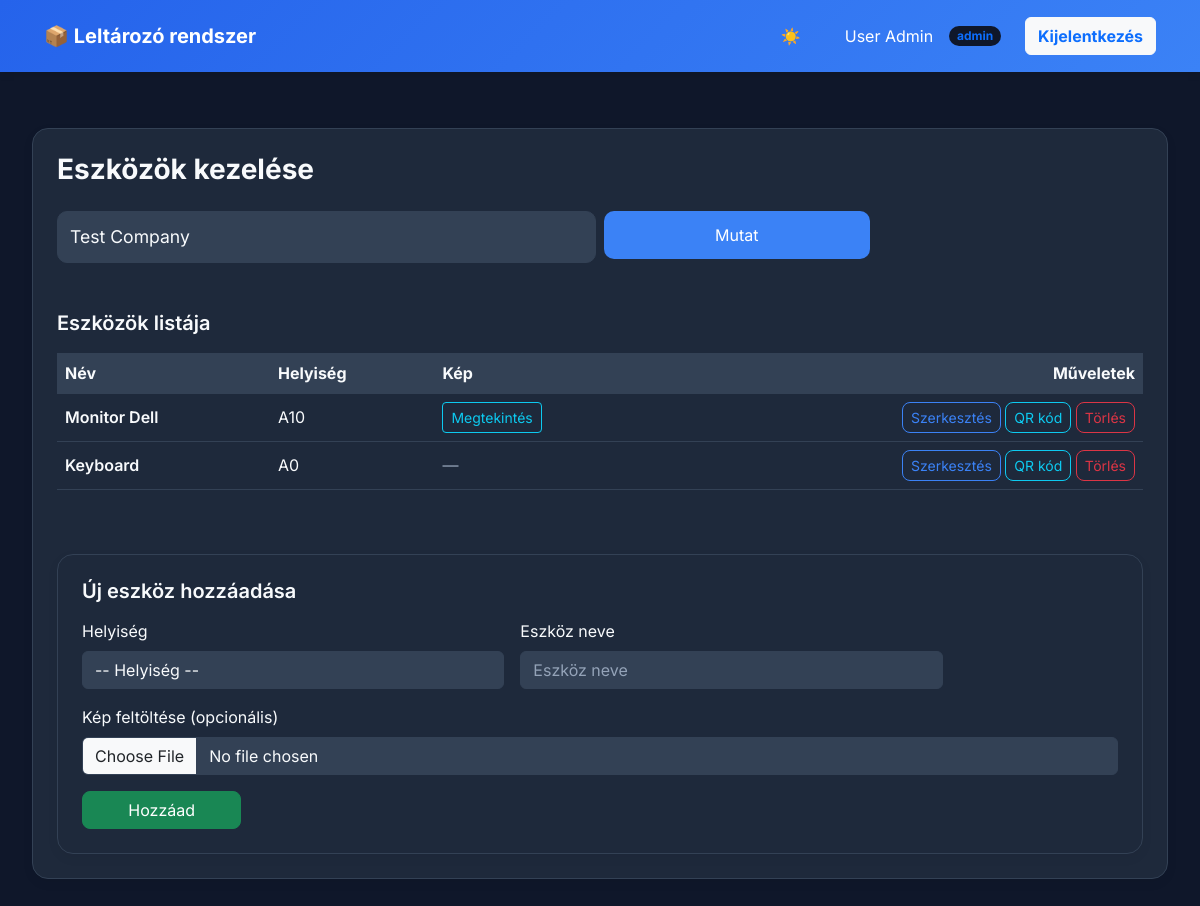
Screenshot of /public/worker/items.php?company_id=1 (signed in) with the database file from the repository.
### tables this page shows
CREATE TABLE `items` (
  `id` int(11) NOT NULL,
  `room_id` int(11) NOT NULL,
  `name` varchar(255) NOT NULL,
  `qr_code` varchar(255) NOT NULL,
  `image` varchar(255) DEFAULT NULL
);

CREATE TABLE `rooms` (
  `id` int(11) NOT NULL,
  `company_id` int(11) NOT NULL,
  `name` varchar(255) NOT NULL
);

### app/core/Model.php (called while the page is built, shortened)
<?php
class Model {
    public function __construct(PDO $pdo) {
        $this->pdo = $pdo;
    }
}

### app/models/Company.php (called while the page is built, shortened)
<?php
require_once __DIR__ . '/../core/Model.php';
class Company extends Model {
    public function all(): array {
        $stmt = $this->pdo->query("SELECT * FROM companies ORDER BY created_at DESC");
        return $stmt->fetchAll();
    }
}

### app/models/Item.php (called while the page is built, shortened)
<?php
require_once __DIR__ . '/../core/Model.php';
class Item extends Model {
    public function getByCompany(int $companyId) {
        $stmt = $this->pdo->prepare("SELECT i.* FROM items i JOIN rooms r ON i.room_id = r.id WHERE r.company_id = ?");
        $stmt->execute([$companyId]);
        return $stmt->fetchAll();
    }
}

### app/models/Room.php (called while the page is built, shortened)
<?php
require_once __DIR__ . '/../core/Model.php';
class Room extends Model {
    public function findById(int $id) {
        $stmt = $this->pdo->prepare("SELECT * FROM rooms WHERE id = ?");
        $stmt->execute([$id]);
        return $stmt->fetch();
    }
}

### public/worker/items.php (the view, shortened to what this page needs)
<?php
require_once __DIR__ . '/../../app/models/Item.php';
require_once __DIR__ . '/../../app/models/Room.php';
require_once __DIR__ . '/../../app/models/Company.php';
function get_web_path(?string $stored): string {
    if (empty($stored)) return '';
    $s = trim($stored);
    if (preg_match('/^qr_.*\.png$/i', $s) || stripos($s, 'qr/') !== false || stripos($s, 'qr\\\\') !== false) {
        return '/uploads/qr/' . basename($s);
    }
    if (preg_match('/^item_.*\.(jpg|jpeg|png)$/i', $s) || stripos($s, 'items/') !== false || stripos($s, 'items\\\\') !== false) {
        return '/uploads/items/' . basename($s);
    }
    return $stored;
}
$db = (new Database())->getConnection();
$itemModel = new Item($db);
$roomModel = new Room($db);
$companyModel = new Company($db);
$action = $_GET['action'] ?? null;
$companyId = $_GET['company_id'] ?? null;
$companies = $companyModel->all();
$rooms = $companyId ? $roomModel->getByCompany((int)$companyId) : [];
$items = $companyId ? $itemModel->getByCompany((int)$companyId) : [];
?>
<!doctype html>
<html lang="hu">
<head>
    <link rel="stylesheet" href="https://cdn.jsdelivr.net/npm/bootstrap@5.3.2/dist/css/bootstrap.min.css">
    <link rel="stylesheet" href="../css/global-theme.css">
    <link rel="stylesheet" href="../css/items.css">
</head>
<body>
<?php include_once __DIR__ . '/dashboard_nav.php'; ?>
<div class="page-container">
    <div class="card shadow p-4">
        <h2 class="title mb-4">Eszközök kezelése</h2>
        <form method="get" class="row g-2 mb-4">
            <div class="col-md-6">
                <select id="company_id" name="company_id" class="form-select filter-select">
                    <?php foreach ($companies as $c): ?>
                        <option value="<?=$c['id']?>" <?=($companyId == $c['id'])?'selected':''?>>
                            <?=htmlspecialchars($c['name'])?>
                        </option>
                    <?php endforeach; ?>
                </select>
            </div>
            <div class="col-md-3">
                <button class="btn btn-primary w-100 filter-btn">Mutat</button>
            </div>
        </form>
        <?php if ($companyId): ?>
            <h4 class="section-title mt-4">Eszközök listája</h4>
            <div class="table-responsive mb-4">
                <table class="table table-hover align-middle">
                    <thead>
                    <tr>
                        <th>Név</th>
                        <th>Helyiség</th>
                        <th>Kép</th>
                        <th class="text-end">Műveletek</th>
                    </tr>
                    </thead>
                    <tbody>
                    <?php foreach ($items as $it):
                        $room = $roomModel->findById((int)$it['room_id']);
                        $imgSrc = get_web_path($it['image'] ?? '');
                        $qrSrc = get_web_path($it['qr_code'] ?? '');
                        $isImage = $imgSrc && preg_match('/\.(jpe?g|png)$/i', $imgSrc) && strpos($imgSrc, '/uploads/items/') !== false;
                        $isQr = $qrSrc && preg_match('/\.png$/i', $qrSrc);
                         ?>
                        <tr>
                            <td class="fw-semibold"><?=htmlspecialchars($it['name'])?></td>
                            <td><?=htmlspecialchars($room['name'] ?? '')?></td>
                            <td>
                                <?php if ($isImage): ?>
                                    <button type="button" class="btn btn-sm btn-outline-info btn-view-img" data-img="<?=htmlspecialchars($imgSrc)?>">
                                        <i class="bi bi-image"></i> Megtekintés
                                    </button>
                                <?php else: ?>
                                    <span class="text-muted">—</span>
                                <?php endif; ?>
                            </td>
                            <td class="text-end">
                                <a href="items.php?action=edit&id=<?=$it['id']?>&company_id=<?=$companyId?>"
                                   class="btn btn-sm btn-outline-primary action-btn">
                                    Szerkesztés
                                </a>
                                <?php if ($isQr): ?>
                                    <button class="btn btn-sm btn-outline-info action-btn btn-show-qr" data-qr="<?=htmlspecialchars($qrSrc)?>">QR kód</button>
                                <?php endif; ?>
                                <form method="post" class="d-inline" onsubmit="return confirm('Biztosan törölni szeretnéd?');">
                                    <button class="btn btn-sm btn-outline-danger action-btn">Törlés</button>
                                </form>
                            </td>
                        </tr>
                    <?php endforeach; ?>
                    </tbody>
                </table>
            </div>
            <?php if ($action === 'edit' && isset($_GET['id'])):
                $item = $itemModel->findById((int)$_GET['id']);
                ?>
                <div class="card p-4 mb-4">
                    <h4 class="section-title mb-3">Eszköz szerkesztése</h4>
                    <form method="post" enctype="multipart/form-data">
                        <input type="hidden" name="edit_item" value="1">
                        <input type="hidden" name="id" value="<?=htmlspecialchars($item['id'])?>">
                        <input type="hidden" name="company_id" value="<?=$companyId?>">
                        <div class="mb-3">
                            <label for="edit_item_name" class="form-label">Eszköz neve</label>
                            <input id="edit_item_name" name="name" class="form-control"
                                   value="<?=htmlspecialchars($item['name'])?>">
                        </div>
                        <div class="mb-3">
                            <label for="edit_room_id" class="form-label">Helyiség</label>
                            <select id="edit_room_id" name="room_id" class="form-select">
                                <?php foreach ($rooms as $r): ?>
                                    <option value="<?=$r['id']?>" <?=($item['room_id'] == $r['id'])?'selected':''?>>
                                        <?=htmlspecialchars($r['name'])?>
                                    </option>
                                <?php endforeach; ?>
                            </select>
                        </div>
                        <div class="mb-3">
                            <label class="form-label">Kép feltöltése (opcionális)</label>
                            <input type="file" name="image" accept="image/*" class="form-control mb-2">
                            <?php if (!empty($item['image'])): ?>
                                <?php $editImg = get_web_path($item['image'] ?? ''); ?>
                                <?php if ($editImg): ?>
                                    <button type="button" class="btn btn-sm btn-outline-light btn-view-img" data-img="<?=htmlspecialchars($editImg)?>">Jelenlegi kép megtekintése</button>
                                <?php endif; ?>
                            <?php endif; ?>
                        </div>
                        <div class="d-flex gap-2">
                            <button class="btn btn-primary">Mentés</button>
                            <a href="items.php?company_id=<?=$companyId?>" class="btn btn-secondary">Mégse</a>
                        </div>
                    </form>
                </div>
            <?php else: ?>
                <div class="card p-4 mt-4">
                    <h4 class="section-title mb-3">Új eszköz hozzáadása</h4>
                    <form method="post" class="row g-3" enctype="multipart/form-data">
                        <div class="col-md-5">
                            <label for="create_room_id" class="form-label">Helyiség</label>
                            <select id="create_room_id" name="room_id" class="form-select" required>
                                <option value="">-- Helyiség --</option>
                            </select>
                        </div>
                        <div class="col-md-5">
                            <label for="create_item_name" class="form-label">Eszköz neve</label>
                            <input id="create_item_name" name="name" class="form-control" placeholder="Eszköz neve" required>
                        </div>
                        <div class="col-md-12">
                            <label class="form-label">Kép feltöltése (opcionális)</label>
                            <input type="file" name="image" accept="image/*" class="form-control">
                        </div>
                        <div class="col-md-2 d-flex align-items-end">
                            <button class="btn btn-success w-100">Hozzáad</button>
                        </div>
                    </form>
                </div>
            <?php endif; ?>
        <?php else: ?>
            <div class="alert alert-info mt-3">
                <i class="bi bi-info-circle"></i> Válassz egy céget az eszközök kezeléséhez.
            </div>
        <?php endif; ?>
    </div>
</div>
</body>
</html>

### public/css/global-theme.css (style rules this page uses)
:root { --bg-primary: #0F172A; --bg-secondary: #1E293B; --bg-card: #1E293B; --bg-surface: #334155; --text-primary: #F8FAFC; --text-secondary: #94A3B8; --primary: #3b82f6; --primary-hover: #60a5fa; --secondary: #10B981; --danger: #EF4444; --warning: #F59E0B; --border: #334155; --navbar-bg: linear-gradient(135deg, #2563eb, #3b82f6); --navbar-text: #FFFFFF; }
* { margin: 0; padding: 0; box-sizing: border-box; }
body { background: var(--bg-primary) !important; font-family: 'Inter', -apple-system, BlinkMacSystemFont, sans-serif !important; color: var(--text-primary) !important; min-height: 100vh; transition: background 0.3s ease, color 0.3s ease; }
h1, h2, h3, h4, h5, h6, .h1, .h2, .h3, .h4, .h5, .h6 { color: var(--text-primary) !important; }
label { color: var(--text-primary) !important; }
.page-container { max-width: 1400px; margin: 0 auto; padding: 2rem; }
.card { background: var(--bg-card) !important; border-radius: 16px !important; border: 1px solid var(--border) !important; box-shadow: 0 4px 12px rgba(0, 0, 0, 0.05) !important; }
.table { color: var(--text-primary) !important; }
.table thead th { background: var(--bg-surface) !important; color: var(--text-primary) !important; border-bottom: 1px solid var(--border) !important; }
.table tbody td { background: var(--bg-card) !important; color: var(--text-primary) !important; border-bottom: 1px solid var(--border) !important; }
.form-control, .form-select { background: var(--bg-surface) !important; border: 1px solid var(--border) !important; color: var(--text-primary) !important; }
.form-control::placeholder { color: var(--text-secondary) !important; }
.btn-primary { background: var(--primary) !important; border: none !important; color: white !important; }
.btn-outline-primary { border: 1px solid var(--primary) !important; color: var(--primary) !important; }
.text-muted { color: var(--text-secondary) !important; }

### public/css/items.css (style rules this page uses)
.title { font-size: 28px; font-weight: 700; color: #0d47a1; }
.section-title { font-size: 20px; font-weight: 600; margin-bottom: 18px; color: #1565c0; }
.filter-select { padding: 12px; font-size: 1.1rem; border-radius: 10px; }
.filter-btn { padding: 12px; border-radius: 10px; }
.action-btn { border-radius: 8px !important; }
.btn-primary { background: #1565c0 !important; border: none !important; }
.btn-success { border-radius: 8px; }

### rows the page displays
items: name "Monitor Dell", room.name "A10"
items: name "Keyboard", room.name "A0"

### other values shown
$displayName ?: $user['email'] "User Admin"
$user['role'] "admin"
form field company_id "Test Company"
